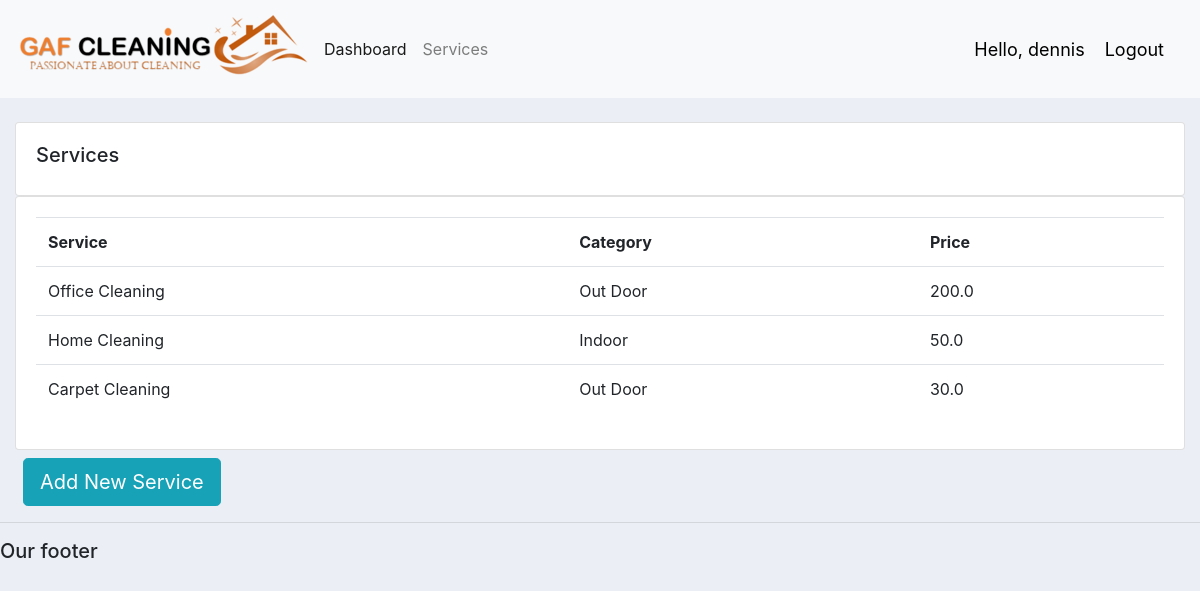
Screenshot of /products/ (signed in) with the database file from the repository.
### accounts/views.py (the view)
@login_required(login_url='login')
def products(request):
	products = Product.objects.all()
	return render(request, 'accounts/products.html', {'products':products})

### accounts/templates/accounts/products.html
{%  extends 'accounts/main.html' %}
{% block content %}
		<br>
		<div class="row">
			<div class="col-md">
				<div class="card card-body">
					<h5>Services</h5>
				</div>
				<div class="card card-body">
					<table class="table">
						<tr>
							<th>Service</th>
							<th>Category</th>
							<th>Price</th>
						</tr>
						{% for i in products %}
							<tr>
								<td>{{i.name}}</td>
								<td>{{i.category}}</td>
								<td>{{i.price}}</td>
							</tr>
						{% endfor %}
					</table>
				</div>
			</div>
			<div class = 'container mt-2 mx-2'>
			<button type="button" class="btn btn-info btn-lg">Add New Service</button>
			</div>
		</div>
{% endblock content %}

### accounts/templates/accounts/navbar.html (shortened to what this page needs)
{% load static %}
<nav class="navbar navbar-expand-lg navbar-light bg-light">
 <img src="{% static 'images/logo1.png' %}">
  <div class="collapse navbar-collapse" id="navbarNav">
    <ul class="navbar-nav">
      <li class="nav-item active">
        <a class="nav-link" href="{% url 'home' %}">Dashboard</a>
      </li>
      <li class="nav-item">
        <a class="nav-link" href="{% url 'products' %}">Services</a>
      </li>
    </ul>
  </div>
  <span class="hello-msg">Hello, {{request.user}}</span>
  <span ><a  class="hello-msg" href="{% url 'logout' %}">Logout</a></span>
</nav>

### static/css/main.css (style rules this page uses)
body { background-color: #ebeff5; }

### accounts/templates/accounts/navbar.html (style rules this page uses)
.hello-msg { font-size: 18px; color: black; margin-right: 20px; }

### rows the page displays
Product: name "Office Cleaning", category "Out Door", price "200.0"
Product: name "Home Cleaning", category "Indoor", price "50.0"
Product: name "Carpet Cleaning", category "Out Door", price "30.0"

### other values shown
{{ request.user }} "dennis"
